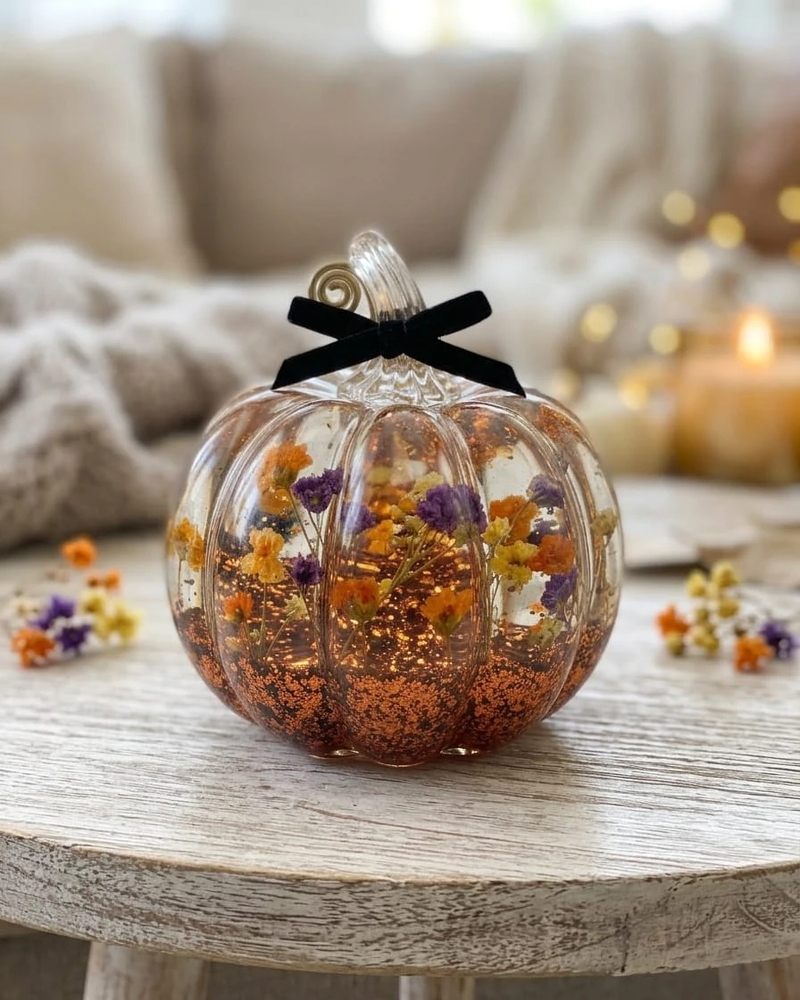
#> input picture assets/img/calabaza-resina-flores.jpg, 1600 x 2000 px (shown at 1/2 size)
$ python prep.py
#> lines starting #> are read from the running program, lines starting #| are printed output that depends on the picture
#> (the call stopped at in mattes, `s = new_session("isnet-general-use")`: rembg is not available in this run)
"""Prepara el material del anuncio a partir de las fotos de la tienda (assets/img).

    python3 tools/prep.py

Salida en build/prep:
  calavera/off-<color>.jpg   placa 1600×2844 de la calavera con flores con la base LED apagada
  calavera/on-burdeos.jpg    la misma placa con la luz encendida (foto real "con luz")
  calavera/matte.png         R = calavera + base, G = solo calavera, B = sombra suave
  calavera/bloom.jpg         resplandor de la luz (para el efecto de noche)
  calavera/noche.jpg         miniatura de la calavera encendida de noche (cierre)
  calabaza-glow.jpg          velas y purpurina de la calabaza (para el parpadeo)
  colgante-<color>.jpg       placa 2000×3033 del colgante con la puerta extendida hacia abajo
  niebla.png, luna.png       texturas generadas
  meta.json                  colores de las rosas, luces del colgante y medidas
Los recortes de la calavera se hacen con rembg (modelo isnet-general-use) y se guardan en build/matte.
"""
import json
from pathlib import Path

import numpy as np
from PIL import Image
from scipy import ndimage as nd

ROOT = Path(__file__).resolve().parent.parent
IMG = ROOT / "assets" / "img"
OUT = ROOT / "build" / "prep"
MATTE = ROOT / "build" / "matte"
COLORS = ["negro", "burdeos", "azul-oscuro", "morado-oscuro", "rosa-oscuro"]
NIGHT_COLOR = "burdeos"

# placa de la calavera: la foto (1600×2000) con pared añadida arriba y mesa abajo hasta 9:16
PLATE_W, PLATE_H, TOP = 1600, 2844, 270


def load(p):
    return np.asarray(Image.open(p).convert("RGB")).astype(np.float32) / 255


def save_jpg(a, p, q=93):
    Image.fromarray(np.clip(a * 255 + 0.5, 0, 255).astype(np.uint8)).save(p, quality=q, subsampling=0)


def to_lin(a):
    return np.power(np.clip(a, 0, 1), 2.2)


def to_srgb(a):
    return np.power(np.clip(a, 0, 1), 1 / 2.2)


def blur(a, s):
    if a.ndim == 3:
        return np.stack([nd.gaussian_filter(a[..., c], s) for c in range(a.shape[2])], -1)
    return nd.gaussian_filter(a, s)


def mattes():
    MATTE.mkdir(parents=True, exist_ok=True)
    out = {}
    for kind in ("con-luz", "sin-luz"):
        p = MATTE / f"{kind}-{NIGHT_COLOR}-isnet.png"
        if not p.exists():
            from rembg import new_session, remove
            s = new_session("isnet-general-use")
            remove(Image.open(IMG / "calavera" / f"{kind}-{NIGHT_COLOR}.jpg").convert("RGB"), session=s, only_mask=True).save(p)
        m = np.asarray(Image.open(p)).astype(np.float32) / 255
        # fuera los restos sueltos (los conectores USB): solo las dos piezas grandes
        lab, n = nd.label(m > 0.5)
        sizes = nd.sum(np.ones_like(m), lab, range(1, n + 1))
        keep = np.isin(lab, 1 + np.argsort(sizes)[::-1][:2])
        keep = nd.binary_dilation(keep, iterations=6)
        out[kind] = m * keep
    return out["con-luz"], out["sin-luz"]


# [46 lines left out: functions fix_seam, extend_plate, extend_mask, not called in this run]


def calavera(meta):
    d = OUT / "calavera"
    d.mkdir(parents=True, exist_ok=True)
    m_on, m_sk = mattes()
    # calavera pegada sobre la base: por debajo del borde delantero de la base manda la base
    sk = blur(m_sk, 1.2)
    yy = np.arange(m_sk.shape[0])[:, None]
    # medida de cada calavera: centro, arriba, borde inferior
    lab, _ = nd.label(m_sk > 0.5)
    objs = [o for o in nd.find_objects(lab) if (o[0].stop - o[0].start) > 400]
    objs.sort(key=lambda o: o[1].start)
    skulls = []
    for o in objs:
        skulls.append({"x0": o[1].start, "x1": o[1].stop, "y0": o[0].start + TOP, "y1": o[0].stop + TOP,
                       "cx": (o[1].start + o[1].stop) / 2, "cy": (o[0].start + o[0].stop) / 2 + TOP})
    lab2, _ = nd.label(m_on > 0.5)
    objs2 = sorted([o for o in nd.find_objects(lab2) if (o[0].stop - o[0].start) > 400], key=lambda o: o[1].start)
    for s, o in zip(skulls, objs2):
        s["base_y1"] = o[0].stop + TOP
    meta["calavera"] = {"plate": [PLATE_W, PLATE_H], "top": TOP, "table_y": 1020 + TOP, "skulls": skulls}

    base = np.clip(m_on - m_sk, 0, 1)
    rose_cols = {}
    stack_on = {c: load(IMG / "calavera" / f"con-luz-{c}.jpg") for c in COLORS}
    mean_on = np.mean([stack_on[c] for c in COLORS], 0)
    for c in COLORS:
        on = fix_seam(stack_on[c], m_on)
        off_src = fix_seam(load(IMG / "calavera" / f"sin-luz-{c}.jpg"), m_sk)
        w = sk[..., None]
        off = on * (1 - w) + off_src * w
        # base de madera sin el brillo de los LED: se comprimen las luces altas de la base
        lum = off.mean(2)
        bmask = blur(base, 2)[..., None]
        ref = np.median(lum[base > 0.8])
        excess = np.clip(lum - ref, 0, None)
        k = np.where(lum > ref, (ref + excess * 0.25) / np.maximum(lum, 1e-3), 1.0)[..., None]
        warm = np.clip((off[..., 0] - off[..., 2]) * 2.5, 0, 1)[..., None]
        off = off * (1 - bmask) + off * k * bmask * (0.92 + 0.08 * (1 - warm))
        save_jpg(extend_plate(off), d / f"off-{c}.jpg")
        # color de las rosas: donde esta versión se separa de la media
        diff = np.abs(on - mean_on).sum(2)
        sel = (diff > 0.12) & (m_sk > 0.8)
        col = on[sel].mean(0) if sel.sum() > 500 else on[m_sk > 0.8].mean(0)
        # muestra algo más rica que la media (que mezcla sombras)
        rose_cols[c] = "#%02x%02x%02x" % tuple(int(v * 255) for v in np.clip(col * 1.08, 0, 1))
        if c == NIGHT_COLOR:
            save_jpg(extend_plate(on), d / f"on-{c}.jpg")
            on_plate = extend_plate(on)
    meta["calavera"]["roses"] = rose_cols

    M_on, M_sk = extend_mask(m_on), extend_mask(m_sk)
    base = np.clip(M_on - M_sk, 0, 1)
    shadow = blur(M_on, 22)
    rgb = np.stack([M_on, M_sk, shadow], -1)
    Image.fromarray(np.clip(rgb * 255 + 0.5, 0, 255).astype(np.uint8)).save(d / "matte.png")

    # resplandor: la luz que sale de la calavera encendida (en lineal), difuminada a varias escalas
    lin = to_lin(on_plate)
    yy = np.arange(PLATE_H)[:, None]
    lowness = np.zeros_like(M_sk)
    for s in skulls:
        t = np.clip((yy - s["y0"]) / (s["y1"] - s["y0"]), 0, 1)
        lowness = np.maximum(lowness, (t ** 1.5) * ((np.arange(PLATE_W)[None, :] >= s["x0"]) & (np.arange(PLATE_W)[None, :] < s["x1"])))
    emit = lin * (M_sk * (0.55 + 0.9 * lowness))[..., None] + lin * blur(base, 3)[..., None] * 0.35
    small = emit[::2, ::2]
    bloom = blur(small, 8) * 0.45 + blur(small, 28) * 0.35 + blur(small, 80) * 0.2
    bloom = bloom / max(bloom.max(), 1e-6)
    save_jpg(to_srgb(bloom), d / "bloom.jpg", 95)
    meta["calavera"]["bloom_max"] = 1.0

    # miniatura de noche (para el cierre): fondo azul noche, la pieza encendida y su halo
    s = skulls[1]
    x0, x1 = int(s["cx"] - 360), int(s["cx"] + 360)
    y0, y1 = int(s["y0"] - 170), int(s["y0"] - 170 + 980)
    amb = np.array([0.035, 0.045, 0.085])
    lit = lin * (M_sk * (1.05 + 0.6 * lowness))[..., None] * np.array([1.0, 0.9, 0.74])
    lit += lin * (M_on - M_sk).clip(0, 1)[..., None] * np.array([0.55, 0.42, 0.3])
    pool = np.exp(-(((np.arange(PLATE_W)[None, :] - s["cx"]) / 520) ** 2 + ((yy - s["cy"] - 120) / 620) ** 2))
    bg = to_lin(on_plate) * (1 - M_on)[..., None] * (amb + pool[..., None] * np.array([0.42, 0.26, 0.12]))
    big = np.repeat(np.repeat(bloom, 2, 0), 2, 1)[:PLATE_H, :PLATE_W]
    night = bg + lit + big * np.array([1.0, 0.75, 0.45]) * 0.55
    night = night[y0:y1, x0:x1]
    night = np.where(night < 0.85, night, 0.85 + 0.15 * (1 - np.exp(-(night - 0.85) / 0.15)))
    save_jpg(to_srgb(night), d / "noche.jpg")


def calabaza(meta):
    im = load(IMG / "calabaza-resina-flores.jpg")
    lum = im.mean(2)
    warm = np.clip((im[..., 0] - im[..., 2]) * 3, 0, 1)
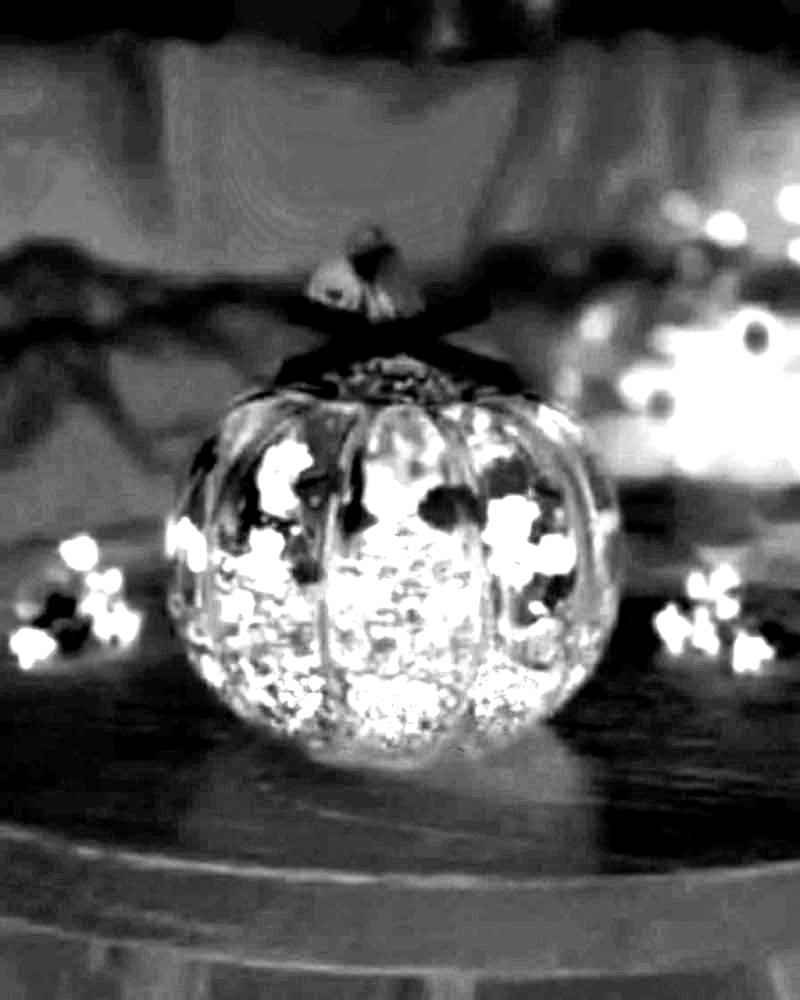
#> warm: shape (2000, 1600) float32 (shown at 1/2 size); min 0, max 1, mean 0.367
    # velas y luces del fondo (arriba a la derecha) y destellos de la purpurina de cobre
    hi = np.clip((lum - 0.72) / 0.2, 0, 1) * warm
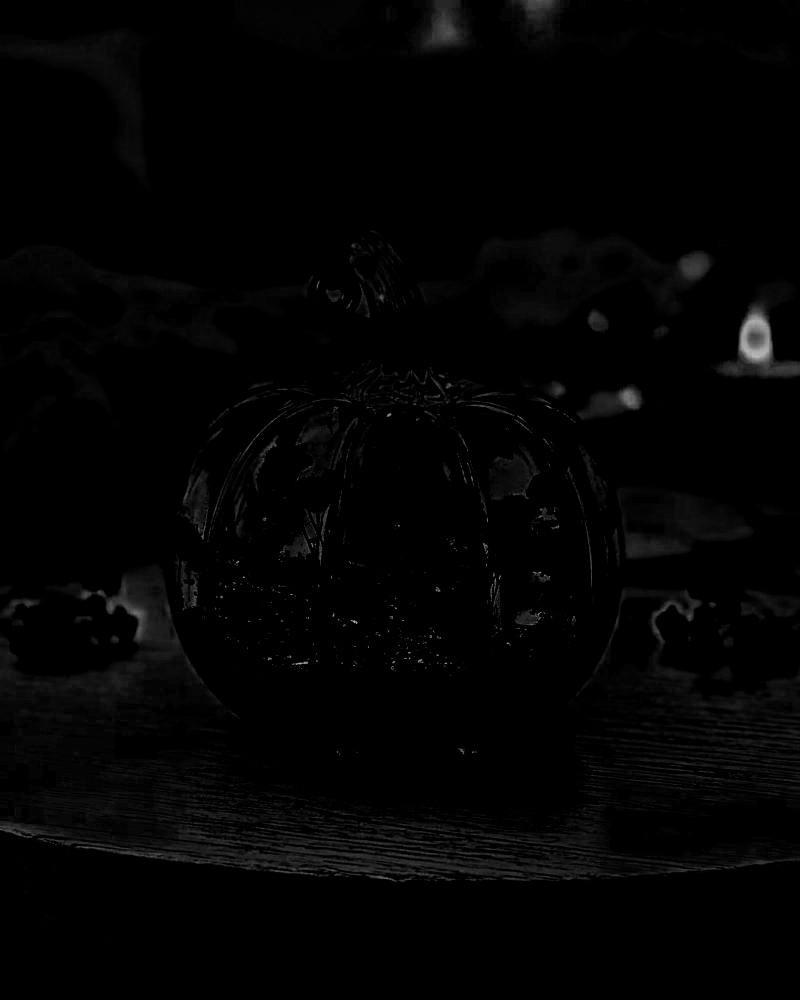
#> hi: shape (2000, 1600) float32 (shown at 1/2 size); min 0, max 0.744, mean 0.0123
    hi = blur(hi, 3)
    glow = im * hi[..., None]
    glow = blur(glow, 2) * 0.6 + blur(glow, 14) * 0.6
    save_jpg(np.clip(glow * 1.2, 0, 1), OUT / "calabaza-glow.jpg")


def colgante(meta):
    W, H = 2000, 2500
    PH = 3033  # 1920 / 0.633: la foto queda arriba y la puerta sigue hacia abajo
    for c in ("blanco", "negro"):
        im = load(IMG / f"colgante-calavera-{c}.jpg")
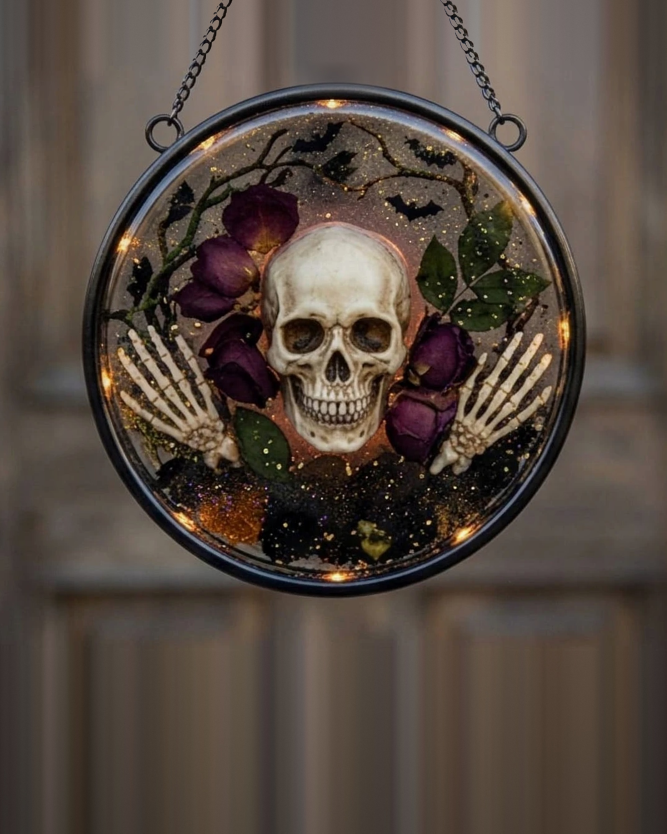
#> input picture assets/img/colgante-calavera-blanco.jpg, 2000 x 2500 px (shown at 1/3 size)
        plate = np.zeros((PH, W, 3), np.float32)
        plate[:H] = im
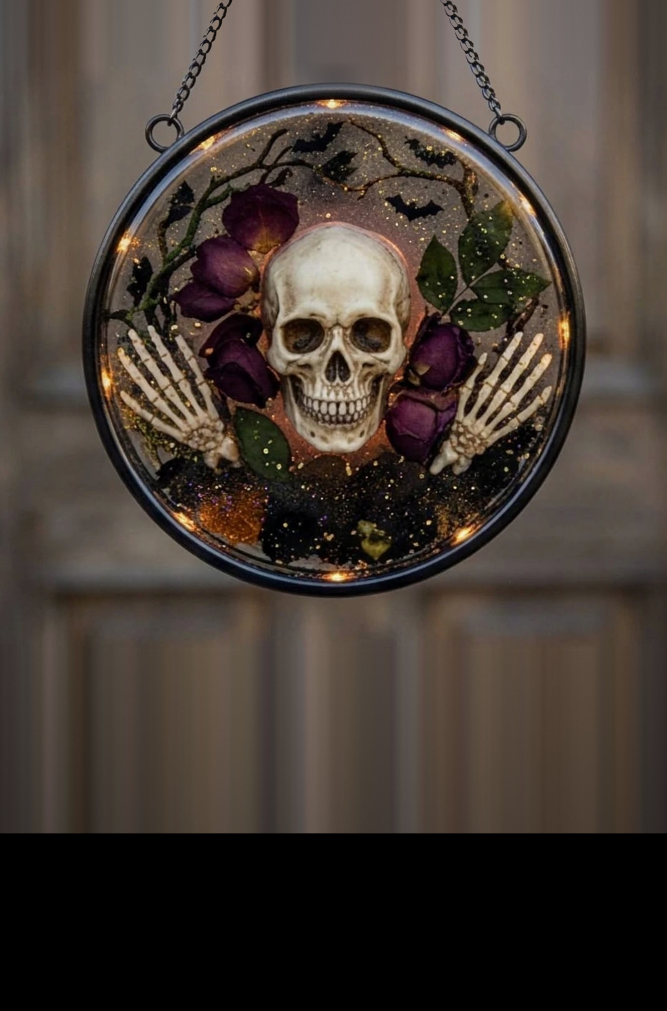
#> plate: shape (3033, 2000, 3) float32 (shown at 1/3 size); mean R, G, B 0.276, 0.235, 0.21
        rows = PH - H
        last = im[H - 40:H].mean(0, keepdims=True)
#> last = 2000 rows, first 8: [0.189, 0.157, 0.15], [0.19, 0.159, 0.151], [0.192, 0.16, 0.153], [0.195, 0.163, 0.155], [0.197, 0.165, 0.158], [0.198, 0.166, 0.159], [0.198, 0.166, 0.159], [0.198, 0.166, 0.159]
        ext = np.repeat(last, rows, 0)
        ext = blur(ext, 10)
        ext *= (1 - 0.35 * np.linspace(0, 1, rows) ** 1.2)[:, None, None]
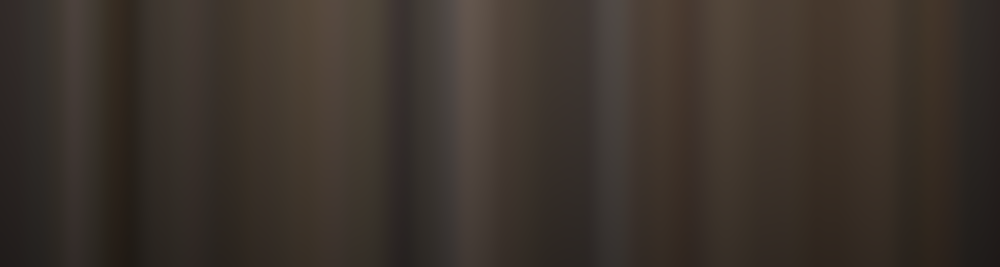
#> ext: shape (533, 2000, 3) float32 (shown at 1/2 size); mean of channels 0, 1, 2 0.234, 0.2, 0.173; drawn as R, G, B
        plate[H:] = ext
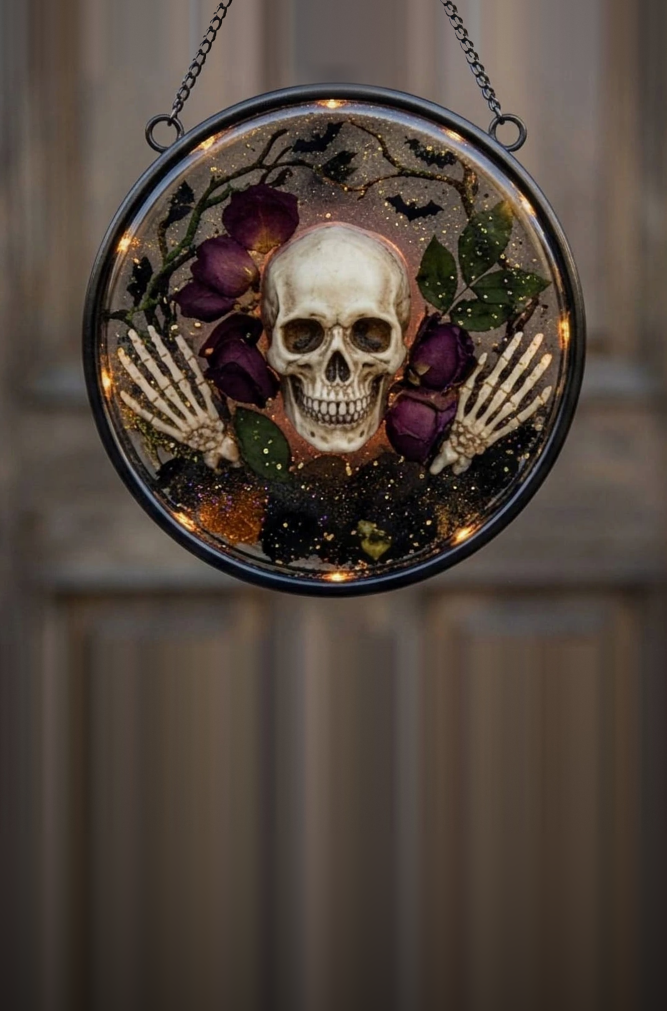
#> plate: shape (3033, 2000, 3) float32 (shown at 1/3 size); mean R, G, B 0.317, 0.271, 0.239
        seam = 60
        a = np.linspace(0, 1, seam)[:, None, None]
        plate[H - seam:H] = plate[H - seam:H] * (1 - a) + ext[:1] * a
        save_jpg(plate, OUT / f"colgante-{c}.jpg")
    # lucecitas LED del aro: puntos muy brillantes y cálidos
    im = load(IMG / "colgante-calavera-blanco.jpg")
    lum = im.mean(2)
    warm = im[..., 0] - im[..., 2]
    cand = (lum > 0.8) & (warm > 0.12)
    lab, n = nd.label(cand)
    pts = []
    cx, cy, R = 1000, 1020, 720
    for i, sl in enumerate(nd.find_objects(lab)):
        a = (lab[sl] == i + 1).sum()
        if 30 < a < 4000:
            y = (sl[0].start + sl[0].stop) / 2
            x = (sl[1].start + sl[1].stop) / 2
            r = np.hypot(x - cx, y - cy)
            if 560 < r < 860:
                pts.append([round(x, 1), round(y, 1), int(a)])
    meta["colgante"] = {"plate": [W, PH], "leds": pts}


# [57 lines left out: functions ruido_tileable, niebla, luna, not called in this run]


if __name__ == "__main__":
    OUT.mkdir(parents=True, exist_ok=True)
    meta = {}
    calavera(meta)
    calabaza(meta)
#> (the run stopped early here; a loop or call above may not have finished)
